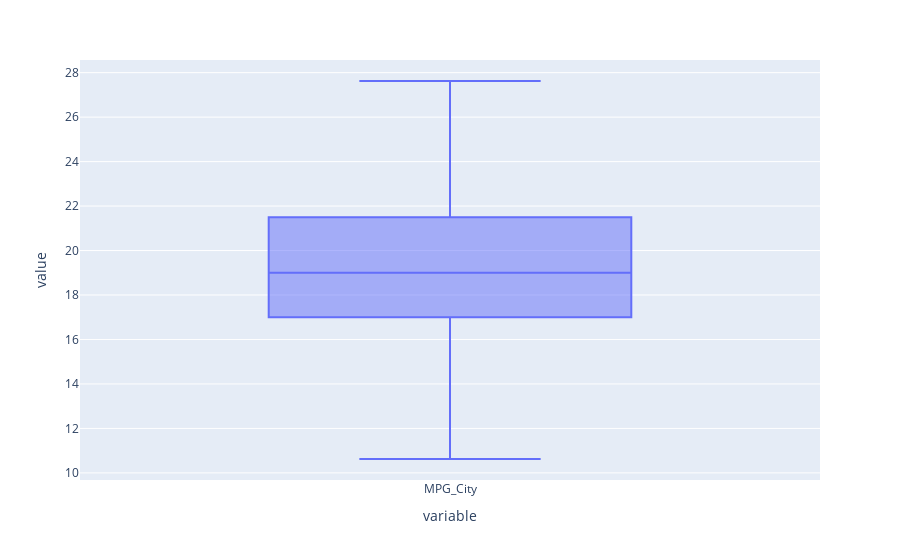

The code cell stored with this chart in its notebook:
### Code cell
px.box(car["MPG_City"])

### Figure 1 — Plotly figure (JSON) as saved in the notebook; plotly's stock layout.template omitted (floating-point values rounded to 4 significant figures; data arrays with more than 128 entries replaced by an {"elided": "..."} marker saying what was removed)
{"data": [{"alignmentgroup": "True", "hovertemplate": "variable=%{x}<br>value=%{y}<extra></extra>", "legendgroup": "", "marker": {"color": "#636efa"}, "name": "", "notched": false, "offsetgroup": "", "orientation": "v", "showlegend": false, "type": "box", "x": {"elided": "428 str values"}, "x0": " ", "xaxis": "x", "y": {"elided": "428 float values"}, "y0": " ", "yaxis": "y"}], "layout": {"boxmode": "group", "legend": {"tracegroupgap": 0}, "margin": {"t": 60}, "xaxis": {"anchor": "y", "domain": [0, 1], "title": {"text": "variable"}}, "yaxis": {"anchor": "x", "domain": [0, 1], "title": {"text": "value"}}}}
